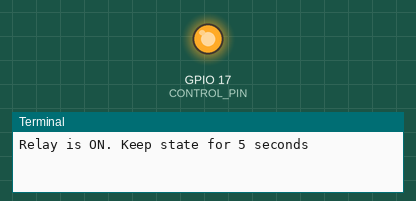
Recording of a program running on a simulated Raspberry Pi (BCM pin numbers). Shown: output pins drawn as LEDs (lit = HIGH), the last lines printed to the terminal. At 50.0 s the program stops and its outputs stay as they are.

Above: at 2.5 s.
At 7.5 s:
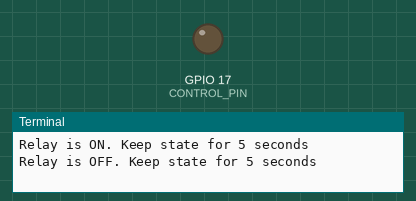
Timing chart, 0 to 13.0 s (numbered marks = the images above):
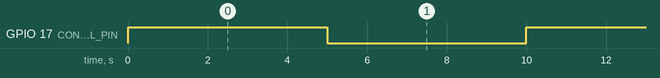

Measured:
- by itself, GPIO 17 (CONTROL_PIN): alternates HIGH for 5.0 s and LOW for 5.0 s

The program:

single_relay_control.py
```python
# WARNING: If you plan to use relay
# with AC ouptputs, use extreme
# caution as it could potentialy
# cause injury or death.

# Simple single relay module control.
# 1.5V to 3V LED/DC motor is connected
# to relay output to test the relay
# operation. This will prevent injury
# or component breakdown due to improper
# AC connections. This project helps to
# familiarize  with the circuit only.


"""Import Raspberry GPIO library"""
import time
from RPi import GPIO

# Set GPIO Pins as Broadcom interfaced
GPIO.setmode(GPIO.BCM)
GPIO.setwarnings(False)

# Define the GPIO control Pin
CONTROL_PIN = 17

# Set the GPIO pin as relay 1 control
GPIO.setup(CONTROL_PIN,GPIO.OUT)

for count in range(0, 5):
    # Set GPIO PIN to High
    GPIO.output(CONTROL_PIN, GPIO.HIGH)
    print ("Relay is ON. Keep state for 5 seconds")
    time.sleep(5)

    #Set GPIO PIN to Low
    GPIO.output(CONTROL_PIN, GPIO.LOW)
    print ("Relay is OFF. Keep state for 5 seconds")
    time.sleep(5)

GPIO.cleanup()
print("Clean up complete. Bye!")
```
